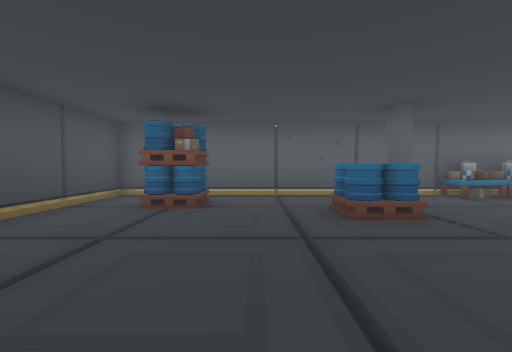
[1] (above)

24 first-person views from a walk through a Unity game level. The camera is 1.4 m above the floor, tilts 2° down and sees 90° across. The floor is counted in squares, 2 m on a side. Each view is taken from the middle of a square. On the plan, view 1 faces up. The plan holds only what a view shows up to about 9 squares ahead; the rest is blank. The place goes on beyond the plan. Some surface patterns are stand-ins.

[2]
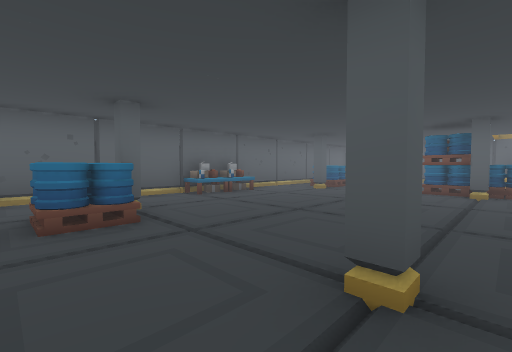

[3]
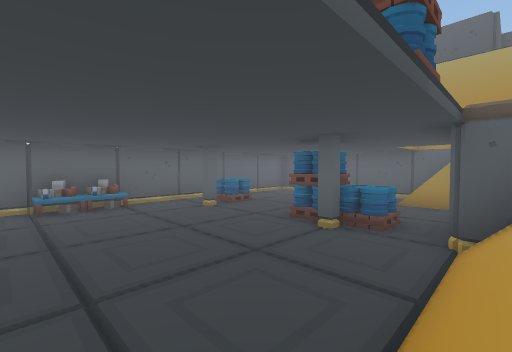

[4]
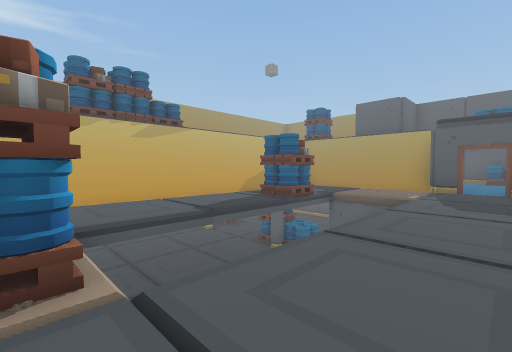

[5]
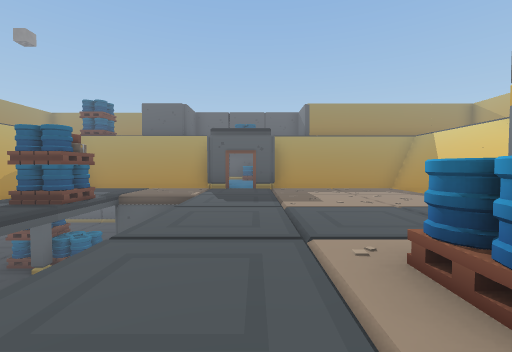

[6]
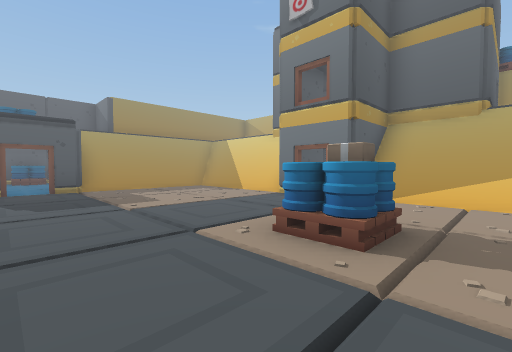

[7]
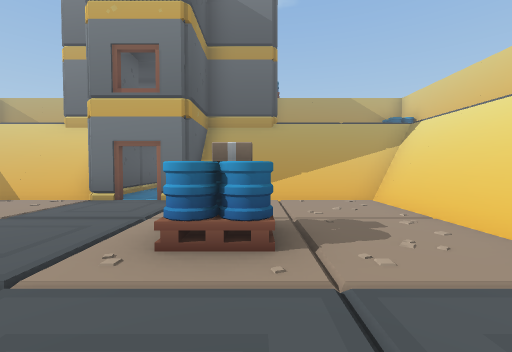

[8]
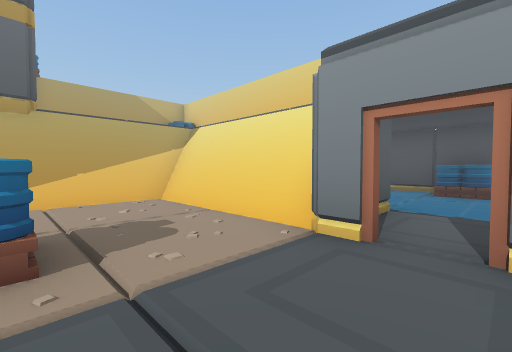

[9]
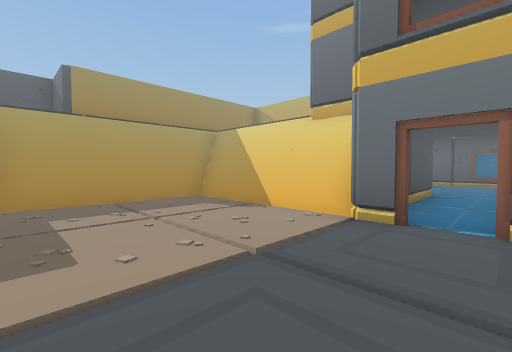

[10]
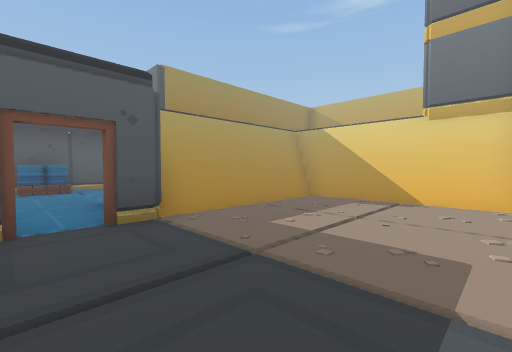

[11]
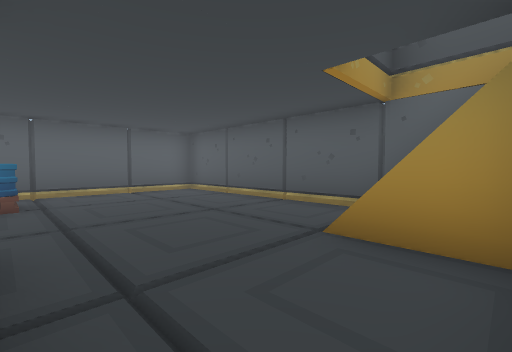

[12]
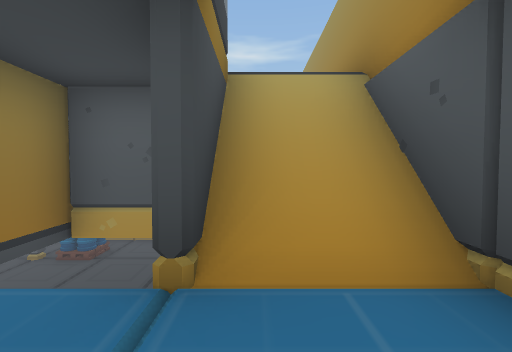

[13]
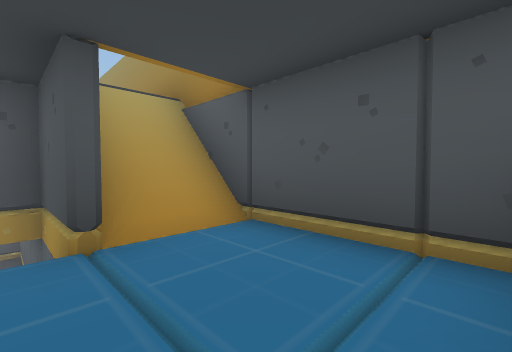

[14]
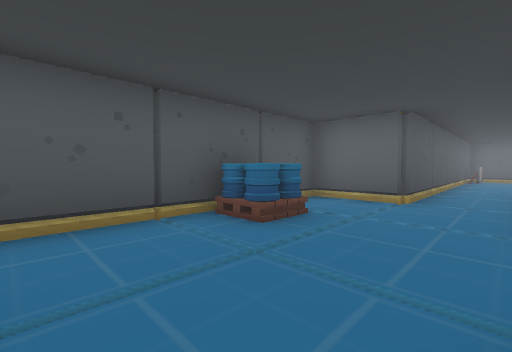

[15]
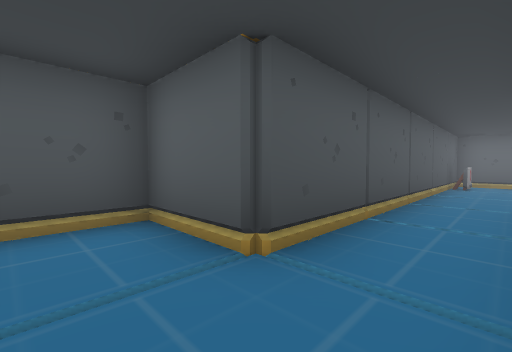

[16]
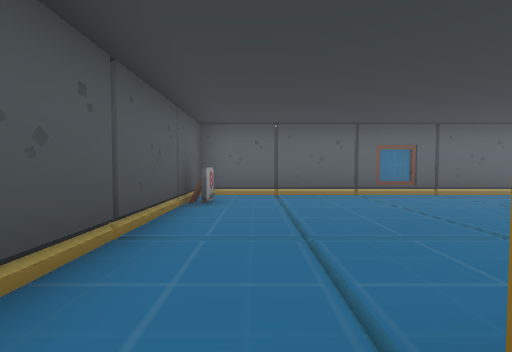

[17]
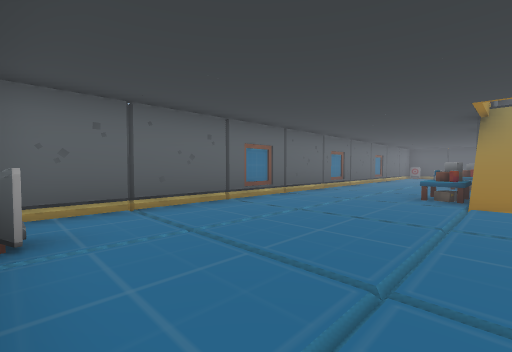

[18]
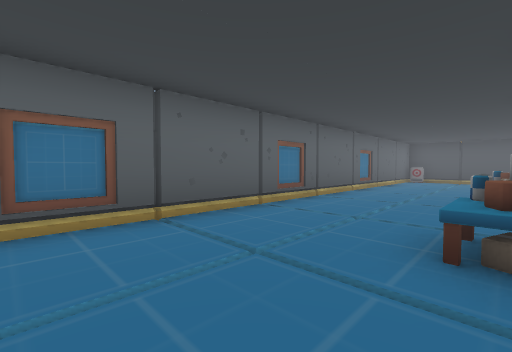

[19]
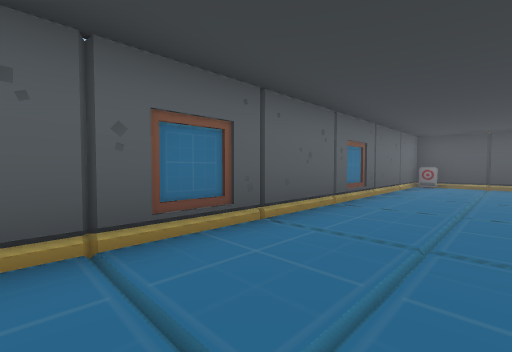

[20]
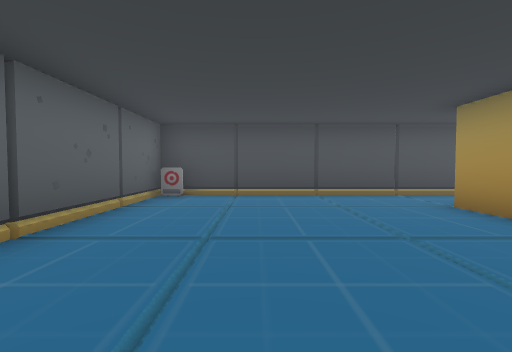

[21]
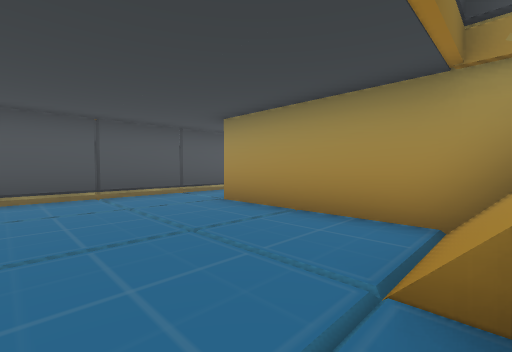

[22]
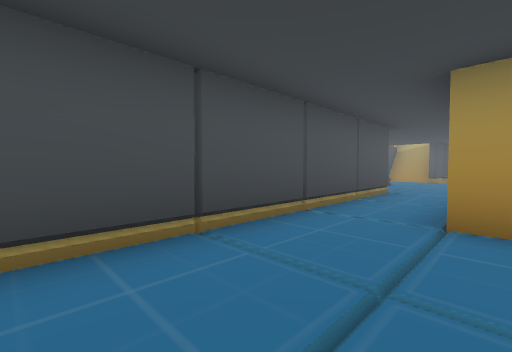

[23]
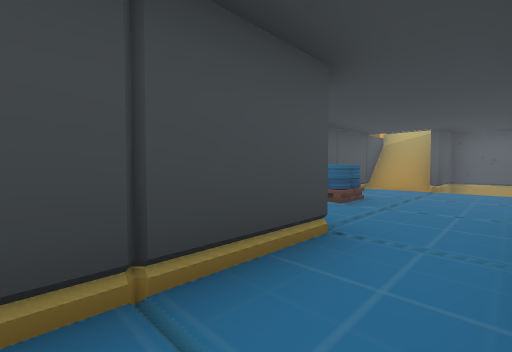

[24]
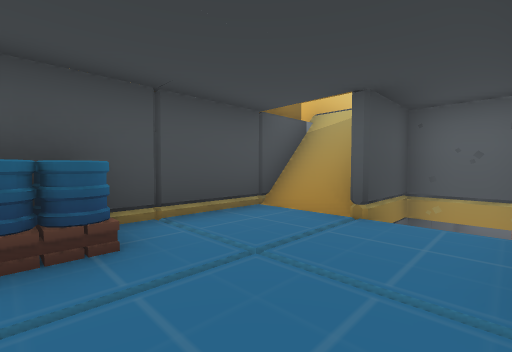

### Floor plan
Key: @ floor where view 1 was taken; # wall or solid block; . main floor; - floor 4 m lower than the main floor; : floor 4 m higher than the main floor; / step, stairs or slope; T thing the floor can be seen under or through; O other object.
Columns run from 7 left of view 1 to 19 right of it. Each row starts with its distance up from view 1.
  7      ################
  6     --------OO--------  O
  5     -OO----------O----  O
  4 OO  -----OO-----O-----  O
  3 OO  ------------------  O
  2 OO   -----------------  O
  1 OO:   ----------O-----::O
  0 OO/    @--O-----O--- O#/OOO
 -1  #O/#       -------///#O#
 -2  #....  OO / ///..  ....#
 -3  #....  OO     //./ ....#
 -4  #.....  ........##.....#
 -5  #O....  ........#./...O#
 -6  #....  ..OO......  ....#
 -7  # ...  /.O.......  ....#
 -8    #..  ..........  ..###
 -9    #..  ..........  ..#
-10    #..//   /T#O   //..#
-11    #..// OOOT.#/  //..#
-12    #......## .##......#
-13    #....../O..O ......#
-14    #......OO..O.......#
-15    #..................#
-16    #.................O#
-17    #O.................#
-18      ##################

Positions as (right, up) in squares from view 1, and headings:
1: (0, 0), facing up
2: (1, 0), facing up-right
3: (4, -2), facing up-right
4: (2, -5), facing up-right
5: (2, -5), facing right
6: (2, -4), facing down-right
7: (3, -4), facing down
8: (3, -4), facing down-left
9: (5, -6), facing down-right
10: (7, -4), facing down-right
11: (10, -1), facing up-right
12: (15, -3), facing up
13: (14, -4), facing up-right
14: (13, -2), facing down-right
15: (13, -6), facing down-right
16: (13, -11), facing down
17: (14, -13), facing down-left
18: (10, -14), facing down-left
19: (7, -15), facing down-left
20: (3, -15), facing left
21: (3, -15), facing up-left
22: (-1, -15), facing up-left
23: (-2, -10), facing up-left
24: (-2, -5), facing up-left
